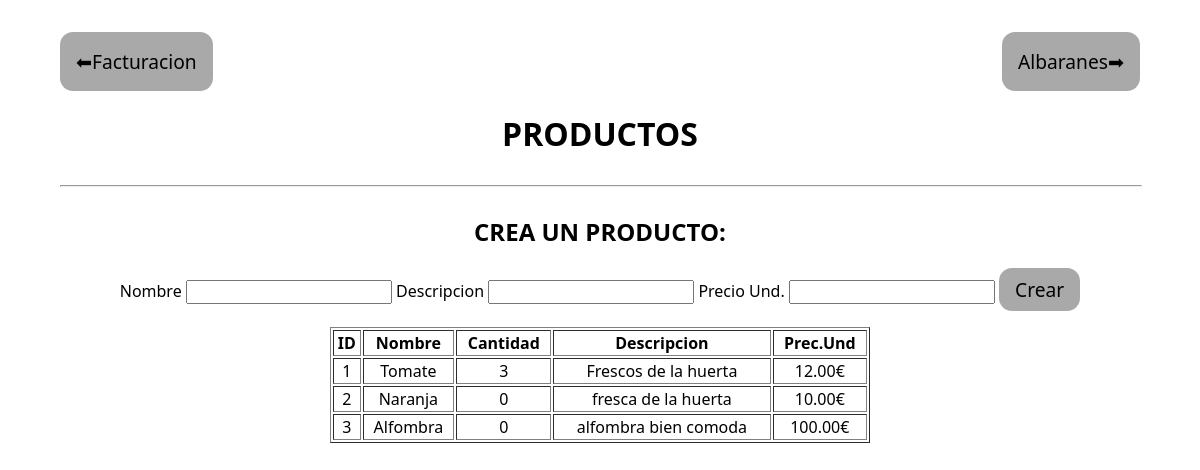
Before: /productos with the older database file.
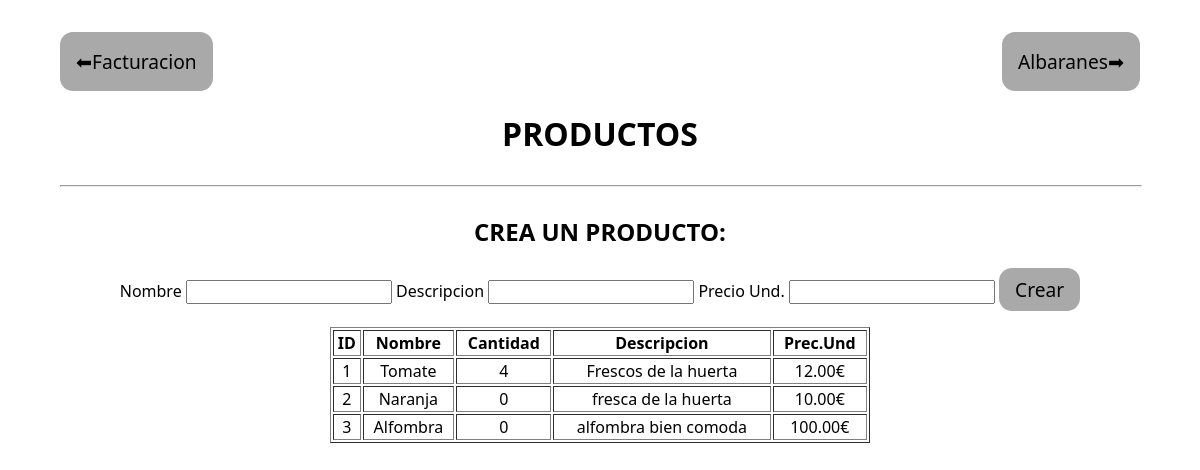
After: the same page with the newer database file.
### models.py (models this page shows)
class Producto(db.Model):
    __tablename__ = 'producto'
    id_producto = Column(Integer, primary_key=True,autoincrement=True)
    cantidad = Column(Integer, nullable=False)
    nombre = Column(String(200), nullable=False)
    descripcion = Column(String(255))
    precio_unitario = Column(Numeric(precision=10,scale=2), nullable=False)
    albaran = relationship('Albaran',backref='producto')
    facturacion = relationship('Facturacion', backref='producto')

### routes.py (the view, shortened to what this page needs)
@main.route('/productos',methods=["GET","POST"])
def mostrar_productos():
    productos = Producto.query.all()
    form = ProductosForm()
    return render_template("productos.html",productos=productos,form=form)

### form.py
class ProductosForm(FlaskForm):
    nombre = StringField('nombre',[validators.Length(min=4, max=200)])
    descripcion = StringField('descripcion',[validators.Length(min=4, max=255)])
    precio_unitario = IntegerField('precio', validators=[validators.DataRequired(), validators.NumberRange(min=0)])

### templates/productos.html (shortened to what this page needs)
<!DOCTYPE html>
<html lang="en">
<head>
    <link rel="stylesheet" href="static/style.css">
</head>
<body>
    <div style="
    display: flex;
    justify-content: space-between;
    width: 100%;">
        <button><a href="/facturacion">⬅Facturacion</a></button>  <button><a href="/albaranes">Albaranes➡</a></button>
    </div>
    <h1>PRODUCTOS</h1>
    <hr style="width: 100%;">
    <h2>CREA UN PRODUCTO:</h2>
    <form method="post">
        <label >Nombre {{form.nombre}}</label>
        <label >Descripcion {{form.descripcion}}</label>
        <label >Precio Und. {{form.precio_unitario}}</label>
        <button style="padding: 0.5rem 1rem;" type="submit">Crear</button>
    </form>
    <table border style="text-align: center;">
     <thead>
        <tr>
            <th>ID</th>
            <th>Nombre</th>
            <th>Cantidad</th>
            <th>Descripcion</th>
            <th>Prec.Und</th>
        </tr>
     </thead>
     <tbody>
        {% for producto in productos %}
        <tr>
            <td>{{producto.id_producto}}</td>
            <td>{{producto.nombre}}</td>
            <td>{{producto.cantidad}}</td>
            <td>{{producto.descripcion}}</td>
            <td>{{producto.precio_unitario}}€</td>
        </tr>
        {% endfor %}
     </tbody>
    </table>
</body>
</html>

Changed rows visible on the page:
changed Producto "Tomate": cantidad "3" → "4"
